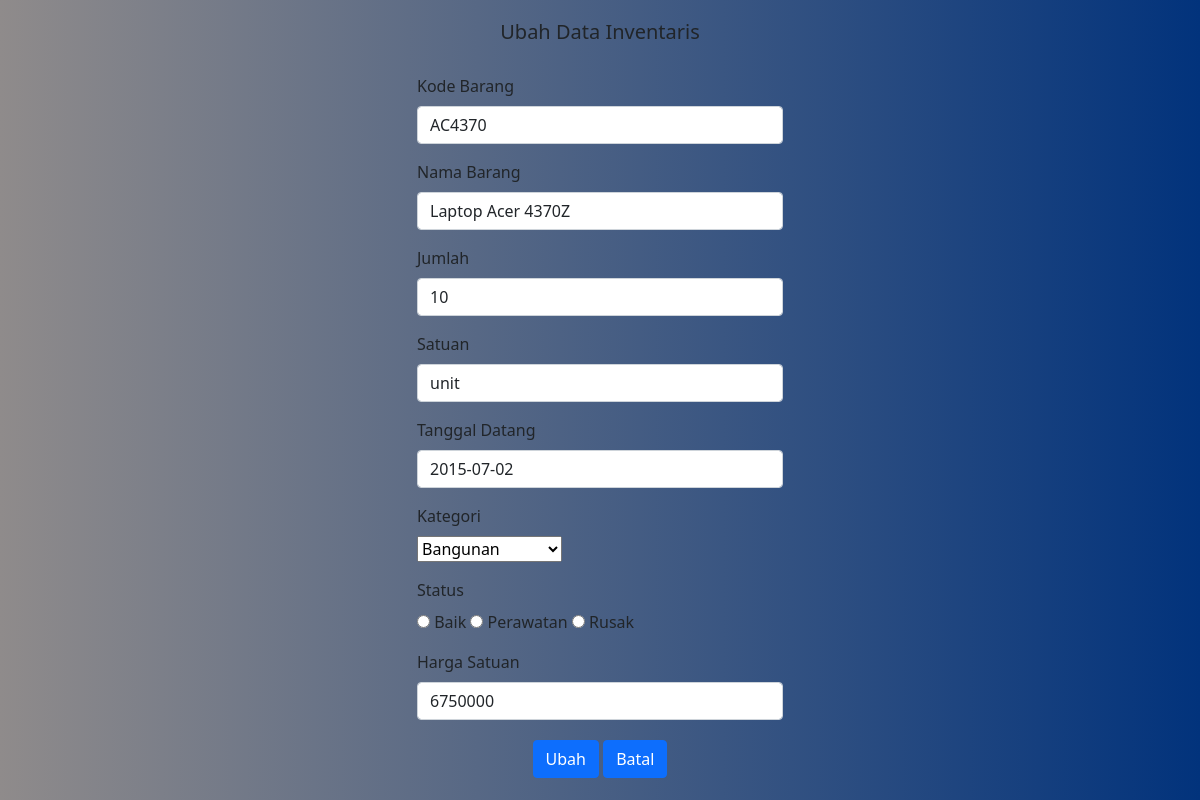
The app's page /edit.php?kode_barang=AC4370 (signed in) with its own data.
### tables this page shows
CREATE TABLE `inventaris` (
  `kode_barang` varchar(10) NOT NULL,
  `nama_barang` varchar(30) NOT NULL,
  `jumlah` int(11) NOT NULL,
  `satuan` varchar(15) NOT NULL,
  `tgl_datang` date NOT NULL,
  `kategori` varchar(20) NOT NULL,
  `status_barang` varchar(20) NOT NULL,
  `harga` int(20) NOT NULL
);

### edit.php (the view, shortened to what this page needs)
<!DOCTYPE html>
<html lang="en">
<head>
    <link href="https://cdn.jsdelivr.net/npm/bootstrap@5.1.3/dist/css/bootstrap.min.css" rel="stylesheet" />
    <link rel="stylesheet" href="style.css" />
</head>
<body>
    <div class="text-center judul-edit">
        <center>
            <h5>Ubah Data Inventaris</h5>
        </center>
    </div>
    <?php
        include "config_db.php";
        $kode_barang = $_GET['kode_barang'];
        $data = mysqli_query($connection, "SELECT * FROM inventaris WHERE kode_barang='$kode_barang'"); ?>
    <?php while ($hasil = mysqli_fetch_array($data)) : ?>
        <br>
        <div class="container container-login">
            <form method="POST" action="c_edit.php">
                <div class="mb-3">
                    <label class="form-label">Kode Barang</label>
                    <input type="text" class="form-control" name="kode_barang" value="<?php echo $hasil["kode_barang"]; ?>">
                </div>
                <div class="mb-3">
                    <label class="form-label">Nama Barang</label>
                    <input type="text" class="form-control" name="nama_barang" value="<?php echo $hasil["nama_barang"]; ?>">
                </div>
                <div class="mb-3">
                    <label class="form-label">Jumlah</label>
                    <input type="text" class="form-control" name="jumlah" value="<?php echo $hasil["jumlah"];?> ">
                </div>
                <div class="mb-3">
                    <label class="form-label">Satuan</label>
                    <input type="text" class="form-control" name="satuan" value="<?php echo $hasil["satuan"];?> ">
                </div>
                <div class="mb-3">
                    <label class="form-label">Tanggal Datang</label>
                    <input type="text" class="form-control" name="tgl_datang" value="<?php echo $hasil["tgl_datang"];?> ">
                </div>
                <div class="mb-3">
                    <label class="form-label select">Kategori</label> <br>
                    <select name="kategori">
                        <option value="Bangunan">Bangunan</option>
                    </select>
                </div>
                <div class="mb-3">
                    <label class="form-label">Status</label> <br>
                    <input type="radio"  name="status_barang" value="Baik">
                    <label for="<?php echo $hasil["status_barang"];?>">Baik</label>
                    <input type="radio" name="status_barang" value="Perawatan">
                    <label for="<?php echo $hasil["status_barang"];?>">Perawatan</label>
                    <input type="radio" name="status_barang" value="Rusak">
                    <label for="<?php echo $hasil["status_barang"];?>">Rusak</label>
                </div>
                <div class="mb-3">
                    <label class="form-label">Harga Satuan</label>
                    <input type="text" class="form-control" name="harga" value="<?php echo $hasil["harga"];?> ">
                <center>
                    <button type="submit" class="btn btn-primary" style="margin-top: 20px">Ubah</button>
                    <a href="data.php">
                        <button type="button" id="tombol" class="btn btn-primary">Batal</button>
                    </a>
                </center>
            </form>
        </div>
    <?php endwhile; ?>
</body>
</html>

### style.css (style rules this page uses)
body { background: linear-gradient(to right, #8f8b8b, #02337c); }
#tombol { margin-top: 20px; }
.container-login { margin-top: 28px; max-width: 390px; }
.judul-edit { margin: 20px 0 -30px 0; }

### records on screen
inventaris: kode_barang "AC4370", nama_barang "Laptop Acer 4370Z", jumlah "10", satuan "unit", tgl_datang "2015-07-02", harga "6750000"
